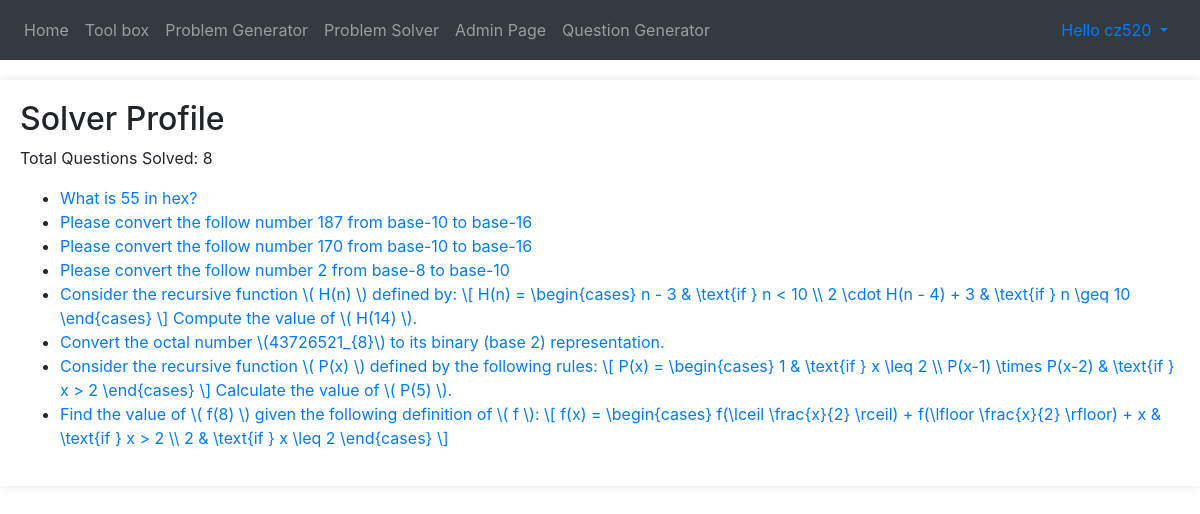
Page /accounts/profile/solver_profile (signed in) on the committed database.
### number_system/models.py (models this page shows, shortened)
class SolverProfile(models.Model):
    user = models.OneToOneField(User, on_delete=models.CASCADE)
    questions_solved = models.ManyToManyField(Question, blank=True)
    @property
    def number_of_questions_solved(self):
        return self.questions_solved.count()

### api/models.py (models this page shows, shortened)
class Question(models.Model):
    TYPE_CHOICES = (
        ("Computer_Number_Systems", "Computer Number Systems"),
        ("Recursive_Functions", "Recursive Functions"),
        ("What_Does_This_Program_Do", "What Does This Program Do?"),
        ("Prefix_Infix_Postfix_Notation", "Prefix/Infix/Postfix Notation"),
        ("Bit-String_Flicking", "Bit-String Flicking"),
        ("LISP", "LISP"),
        ("Boolean_Algebra", "Boolean Algebra"),
        ("Data_Structures", "Data Structures"),
        ("Regular_Expressions", "Regular Expressions"),
        ("Graph_Theory", "Graph Theory"),
        ("Digital_Electronics", "Digital Electronics"),
        ("Assembly_Language", "Assembly Language"),
    )
    question = models.TextField(max_length=10000)
    type = models.CharField(max_length=30, choices=TYPE_CHOICES, null=False)
    is_multiple_choice = models.BooleanField(default=False)
    steps = models.TextField(max_length=10000, null=True, blank=True)
    answer = models.CharField(max_length=255)
    likes = models.IntegerField(blank=False, null=False, default=0)
    difficulty = models.IntegerField(blank=False, null=False, default=1)
    num_choices = models.PositiveIntegerField(null=True, blank=True)
    choices = models.JSONField(null=True, blank=True)

### number_system/view/user_views.py (the view)
# urls.py: path('accounts/profile/solver_profile', user_views.solver_profile, name='solver_profile'),
def solver_profile(request):
    user = request.user
    solver_profile = SolverProfile.objects.get(user=user)
    return render(request, 'pages/user/solver_profile.html', {'solver_profile': solver_profile, 'user': user})

### templates/pages/user/solver_profile.html (shortened to what this page needs)
{% extends 'base.html' %}
{% load static %}
{% block content %}
    <div class="solver-info">
        <h2>Solver Profile</h2>
        <p>Total Questions Solved: <span id="total-solved">{{ solver_profile.number_of_questions_solved }}</span></p>
        <div class="solved-questions">
            <ul id="questions-list">
                {% for question in solver_profile.questions_solved.all %}
                    <li><a href="{% url 'view_question' question.id %}">{{ question.question }}</a></li>
                {% endfor %}
            </ul>
        </div>
  </div>
{% endblock %}

### templates/base.html (shortened to what this page needs)
{% load static %}
<!DOCTYPE html>
<html lang="en">
<head>
    <link rel="stylesheet" href="{% static 'css/styles.css' %}">
    <link rel="stylesheet" href="https://stackpath.bootstrapcdn.com/bootstrap/4.4.1/css/bootstrap.min.css">
    <link rel="stylesheet" href="https://cdnjs.cloudflare.com/ajax/libs/font-awesome/4.7.0/css/font-awesome.min.css">
</head>
<body>
    <nav class="navbar navbar-expand-lg navbar-dark bg-dark">
        <div class="collapse navbar-collapse" id="navbarSupportedContent">
            <ul class="navbar-nav mr-auto">
                <li class="nav-item">
                    <a class="nav-link" href="{% url 'homepage' %}">Home</a>
                </li>
                <li class="nav-item">
                    <a class="nav-link" href="{% url 'tools' %}">Tool box</a>
                </li>
                <li class="nav-item">
                    <a class="nav-link" href="{% url 'question_generator_homepage' %}">Problem Generator</a>
                </li>
                <li class="nav-item">
                    <a class="nav-link" href="{% url 'problem_solver' %}">Problem Solver</a>
                </li>
                {% if request.user.is_staff %}
                    <li class="nav-item">
                            <a class="nav-link" href="{% url 'admin:index' %}">Admin Page</a>
                    </li>
                    <li class="nav-item">
                            <a class="nav-link" href="{% url 'admin_problem_generator' %}">Question Generator</a>
                    </li>
                {% endif %}
            </ul>
        {% if request.user.is_authenticated%}
            <div class="dropdown">
                <a class="nav-link dropdown-toggle" href="#" id="navbarDropdown2" role="button" data-toggle="dropdown" aria-haspopup="true" aria-expanded="false">
                    Hello {{request.user}}
                </a>
            </div>
        {% endif%}
        </div>
    </nav>
    <main class="content-area">
        {% block content %}{% endblock %}
    </main>
</body>
</html>

### number_system/static/css/styles.css (style rules this page uses)
body { font-family: Arial, sans-serif; margin: 0; padding: 0; background-color: #f4f4f4; }
nav { height: 60px; }
.nav-link { padding: 100px; }
main { padding: 20px; max-width: 1200px; margin: 20px auto; background-color: #fff; box-shadow: 0 0 10px rgba(0, 0, 0, 0.1); }

### rows in the picture
SolverProfile: number_of_questions_solved "8"
Question: question "What is 55 in hex?"
Question: question "Please convert the follow number 187 from base-10 to base-16"
Question: question "Please convert the follow number 170 from base-10 to base-16"
Question: question "Please convert the follow number 2 from base-8 to base-10"
Question: question "Consider the recursive function \\( H(n) \\) defined by: \\[ H(n) = \\begin{cases} n - 3 & \\text{if } n < 10 \\\\ 2 \\cdot H(n - 4) + 3 & \\text{if } n \\geq 10 \\end{cases} \\] Compute the value of \\( H(14) \\)."
Question: question "Convert the octal number \\(43726521_{8}\\) to its binary (base 2) representation."
Question: question "Consider the recursive function \\( P(x) \\) defined by the following rules: \\[ P(x) = \\begin{cases} 1 & \\text{if } x \\leq 2 \\\\ P(x-1) \\times P(x-2) & \\text{if } x > 2 \\end{cases} \\] Calculate the value of \\( P(5) \\)."
Question: question "Find the value of \\( f(8) \\) given the following definition of \\( f \\): \\[ f(x) = \\begin{cases} f(\\lceil \\frac{x}{2} \\rceil) + f(\\lfloor \\frac{x}{2} \\rfloor) + x & \\text{if } x > 2 \\\\ 2 & \\text{if } x \\leq 2 \\end{cases} \\]"

### other values in the picture
{{ request.user }} "cz520"
